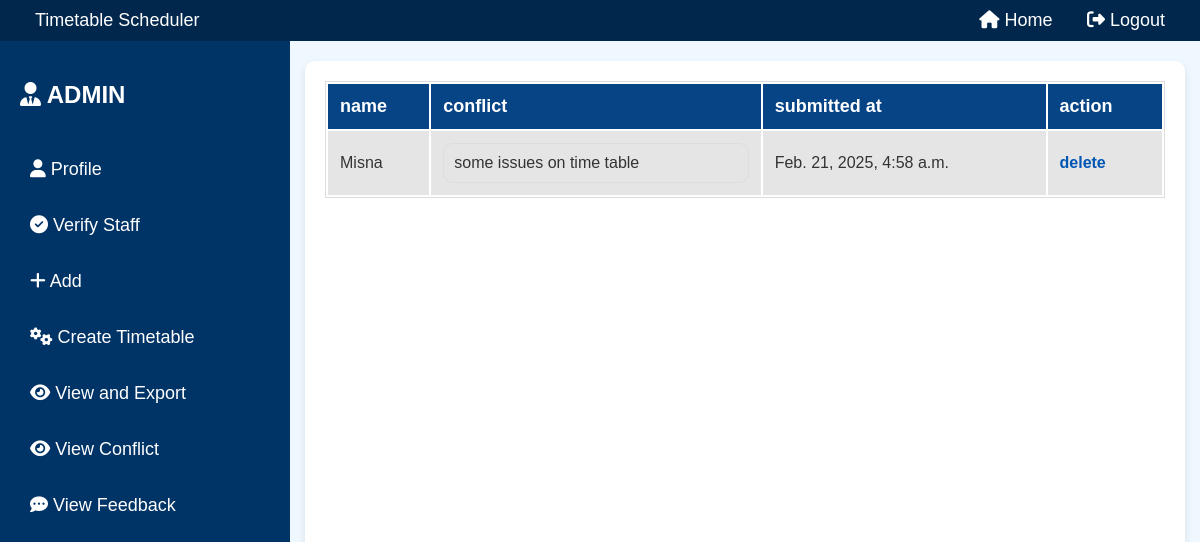
Page /conflictview on the committed database.
### timetable_scheduler_app/models.py (models this page shows)
class ConflictTable(models.Model):
    staff_id = models.ForeignKey(StaffTable, on_delete=models.CASCADE)
    conflict_text = models.TextField()
    submitted_at = models.DateTimeField(auto_now_add=True)

class StaffTable(models.Model):
    login=models.ForeignKey(LoginTable,on_delete=models.CASCADE,blank=True,null=True)
    name=models.CharField(max_length=50,blank=True,null=True)
    college_id=models.ForeignKey(CollegeTable,on_delete=models.CASCADE,blank=True,null=True)
    email=models.CharField(max_length=50,blank=True,null=True)
    department_id=models.ForeignKey(DepartmentTable,on_delete=models.CASCADE,blank=True,null=True)
    qualification=models.CharField(max_length=50,blank=True,null=True)

### timetable_scheduler_app/views.py (the view)
# urls.py: path('conflictview',ConflictView.as_view(),name="conflictview"),
class ConflictView(View):
    def get(self,request):
        obj=ConflictTable.objects.all()
        return render(request,"admin_conflictview.html",{'obj':obj})

### templates/admin_conflictview.html (shortened to what this page needs)
{% extends 'admin_dashboard.html' %}
    {% block body %}
    <div class="feedback-container">
      <div class="table">
        <table>
          <tr>
            <th>name</th>
            <th>conflict</th>
            <th>submitted at</th>
            <th>action</th>
          </tr>
          {% for i in obj %}
            <tr>
                <td>{{ i.staff_id.name }}</td>
                <td ><div style="max-height: 150px; overflow-y: scroll; border: 1px solid #ddd; padding: 10px;">{{ i.conflict_text }}</div></td>
                <td>{{ i.submitted_at }}</td>
                <td><a href="admindeleteconflict/{{ i.id }}">delete</a></td>
            </tr>
            {% endfor %}
        </table>
      </div>
    </div>
    {% endblock %}

### templates/admin_dashboard.html (style rules this page uses)
body { font-family: 'Arial', sans-serif; margin: 0; padding: 0; background-color: #f0f8ff; color: #333; }

### templates/admin_conflictview.html (style rules this page uses)
.feedback-container { width: 70%; max-width: 1200px; margin: 20px auto; background-color: #fff; padding: 20px; border-radius: 10px; box-shadow: 0 4px 8px rgba(0, 0, 0, 0.1); }
.table { width: 100%; border-collapse: collapse; }
table { width: 100%; border: 1px solid #ddd; }
th { background-color: #074485; color: white; padding: 12px; text-align: left; font-size: 18px; }
td { padding: 12px; text-align: left; font-size: 16px; }
tr:nth-child(even) { background-color: #e6e5e5; }
tr:nth-child(odd) { background-color: #a09f9f; }
td div { max-height: 150px; overflow-y: scroll; border-radius: 10px; border: 1px solid #080808; padding: 20px; }
td a { text-decoration: none; color: #0056b3; font-weight: bold; margin-right: 10px; }

### rows in the picture
ConflictTable: staff_id.name "Misna", conflict_text "some issues on time table", submitted_at "Feb. 21, 2025, 4:58 a.m."
